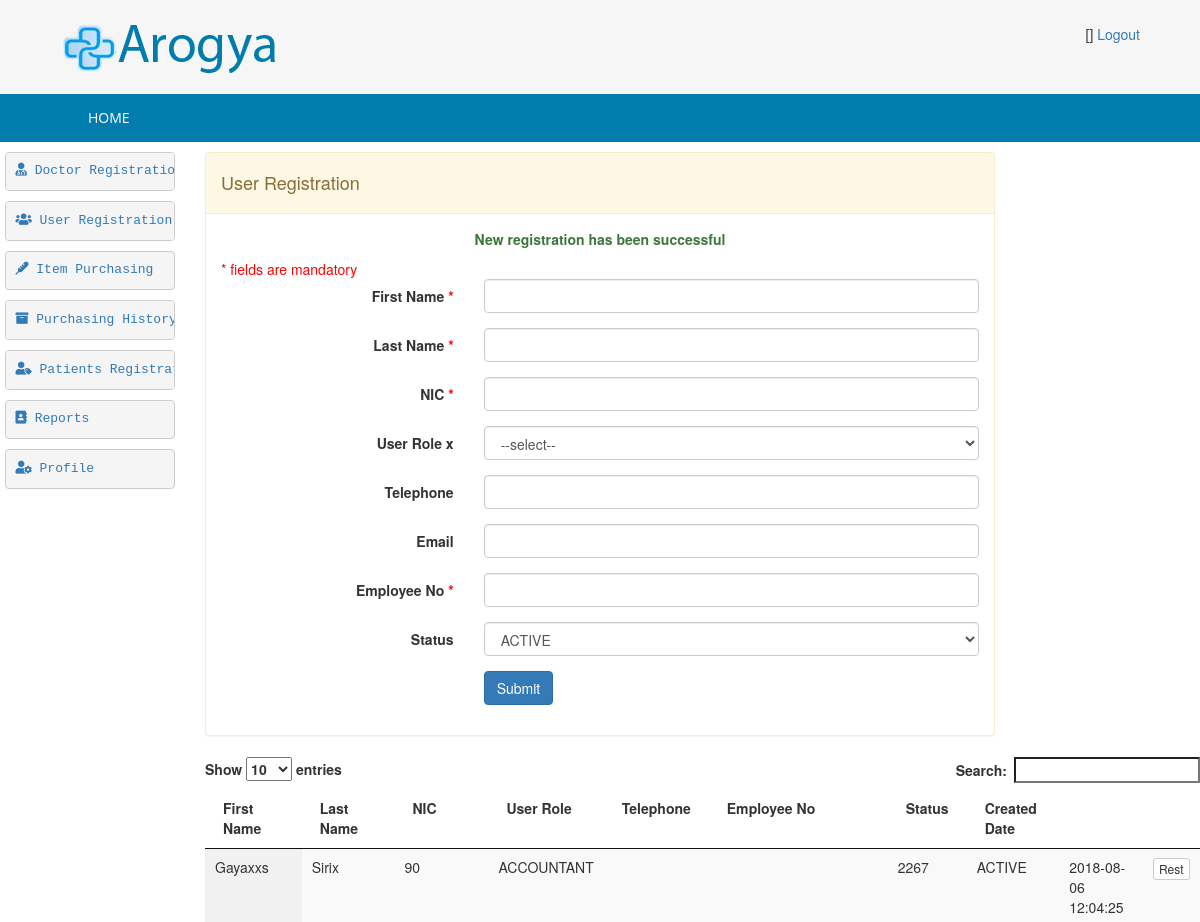
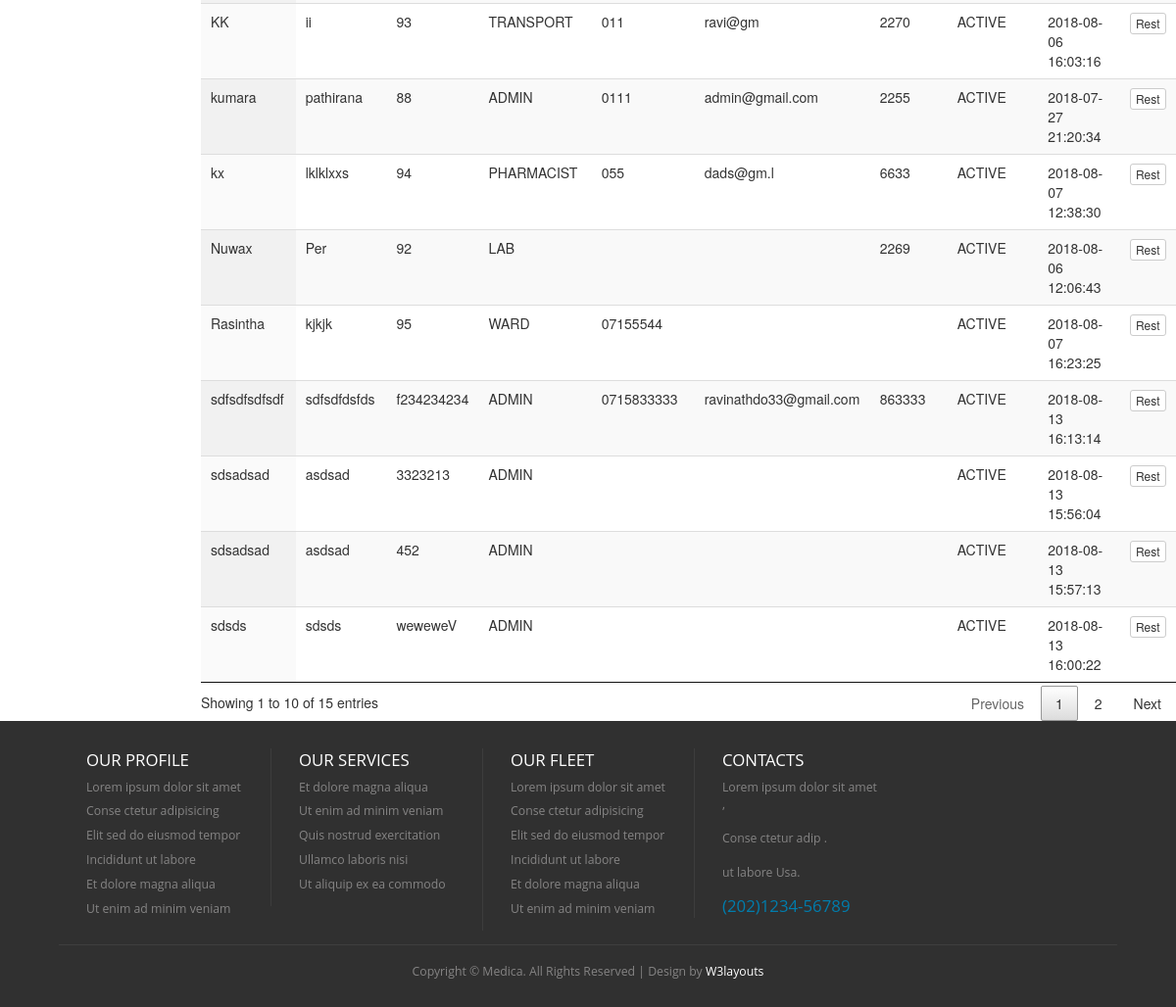
The app's page /index.php/admin_controller/userRegistration with its own data (2 pictures, top to bottom).
### tables this page shows
CREATE TABLE `hms_user` (
  `id` int(5) NOT NULL AUTO_INCREMENT,
  `first_name` varchar(100) DEFAULT NULL,
  `last_name` varchar(100) DEFAULT NULL,
  `nic` varchar(12) DEFAULT NULL,
  `pword` text DEFAULT NULL,
  `user_role` varchar(20) DEFAULT NULL,
  `telephone` varchar(20) DEFAULT NULL,
  `email` varchar(100) DEFAULT NULL,
  `empno` varchar(10) DEFAULT NULL,
  `status_code` varchar(20) DEFAULT NULL,
  `created_date` timestamp NOT NULL DEFAULT current_timestamp(),
  `created_user` int(5) DEFAULT NULL,
  PRIMARY KEY (`id`),
  UNIQUE KEY `NewIndex1` (`nic`)
);

### index.php (called while the page is built, shortened)
<?php
require_once BASEPATH.'core/CodeIgniter.php';

### application/core/my_model.php (called while the page is built, shortened)
<?php
class MY_Model extends CI_Model{
    private function insert(){
        $this->db->insert($this::DB_TABLE,$this);
    }
    public function get($limit=0,$offset = 0) {
        if($limit){
            $query = $this->db->get($this::DB_TABLE,$limit,$offset);
        }else{
            $query = $this->db->get($this::DB_TABLE);
        }
        $ret_val = array();
        foreach ($query->result() as $row) {
            $model = new $class;
            $model->populate($row);
            $ret_val[$row->{$this::DB_TABLE_PK}] = $model;
        }
        return $ret_val;
    }
}

### application/views/admin/admin-user-registration.php (the view, shortened to what this page needs)
<!DOCTYPE HTML>
<html>
    <head>
        <link href="<?php echo base_url('css/style.css'); ?>" rel="stylesheet" type="text/css"  media="all" />
        <link href="<?php echo base_url('css/bootstrap.css'); ?>" rel="stylesheet" type="text/css"/>
        <link rel="stylesheet" href="<?php echo base_url('css/responsiveslides.css') ?>">
        <link rel="stylesheet" href="https://use.fontawesome.com/releases/v5.2.0/css/all.css">
    </head>
    <body>
        <div class="header">
            <div class="main-header">
                <div class="wrap">
                </div>
            </div>
            <div class="top-nav">
                <div class="wrap">
                    <ul>
                    </ul>
                </div>
            </div>
        </div>
        <div class="content">
            <div class="row">
                <div class="col-md-2">
                </div>
                <div class="col-md-8">
                    <div class="panel panel-warning">
                        <div class="panel-heading ">
                            <h4>  User Registration</h4>
                        </div>
                        <div class="panel-body">
                            <?= $msg ?>
                            <form class="form-horizontal" action="<?= base_url('Admin_Controller/userRegistration') ?>" method="post">
                                <span class="mando-msg">* fields are mandatory</span>
                                <div class="form-group">
                                    <label for="text" class="control-label col-xs-4">First Name <span class="mando-msg">*</span></label>
                                    <div class="col-xs-8">
                                        <input id="text" name="first_name" type="text"  required="" class="form-control">
                                    </div>
                                </div>
                                <div class="form-group">
                                    <label for="text1" class="control-label col-xs-4">Last Name <span class="mando-msg">*</span></label>
                                    <div class="col-xs-8">
                                        <input id="text1" name="last_name" type="text" required="" class="form-control">
                                    </div>
                                </div>
                                <div class="form-group">
                                    <label for="text2" class="control-label col-xs-4">NIC <span class="mando-msg">*</span></label>
                                    <div class="col-xs-8">
                                        <input id="text2" name="nic" type="text" required="" class="form-control">
                                    </div>
                                </div>
                                <div class="form-group">
                                    <label for="select" class="control-label col-xs-4">User Role x</label>
                                    <div class="col-xs-8">
                                        <select id="select" name="user_role" required="" class="select form-control">
                                            <option value="">--select--</option>
                                        </select>
                                    </div>
                                </div>
                                <div class="form-group">
                                    <label for="text3" class="control-label col-xs-4">Telephone</label>
                                    <div class="col-xs-8">
                                        <input id="text3" name="telephone" type="text" class="form-control">
                                    </div>
                                </div>
                                <div class="form-group">
                                    <label for="text4" class="control-label col-xs-4">Email</label>
                                    <div class="col-xs-8">
                                        <input id="text4" name="email" type="text" class="form-control">
                                    </div>
                                </div>
                                <div class="form-group">
                                    <label for="text5" class="control-label col-xs-4">Employee No <span class="mando-msg">*</span></label>
                                    <div class="col-xs-8">
                                        <input id="text5" name="empno" type="text" required="" class="form-control">
                                    </div>
                                </div>
                                <div class="form-group">
                                    <label for="select1" class="control-label col-xs-4">Status</label>
                                    <div class="col-xs-8">
                                        <select id="select1" name="status_code" class="select form-control">
                                            <option value="ACTIVE">ACTIVE</option>
                                        </select>
                                    </div>
                                </div>
                                <div class="form-group row">
                                    <div class="col-xs-offset-4 col-xs-8">
                                        <button name="submit" type="submit" class="btn btn-primary">Submit</button>
                                    </div>
                                </div>
                            </form>
                        </div>
                    </div>
                </div>
                <div class="col-md-4"> </div>
            </div>
            <div class="row">
                <div class="col-md-2"></div>
                <div class="col-md-10">
                    <table id="example" class="display" cellspacing="0" width="100%">
                        <thead>
                            <tr>
                                <th>First Name</th>
                                <th>Last Name</th>
                                <th>NIC</th>
                                <th>User Role</th>
                                <th>Telephone</th>
                                <th>Employee No</th>
                                <th>Status</th>
                                <th>Created Date</th>
                                <th></th>
                                <th></th>
                            </tr>
                        </thead>
                        <tbody>
                            <?php
                            foreach ($userList as $value) {
                                ?>
                                <tr>
                                    <td><?= $value->first_name ?></td>
                                    <td><?= $value->last_name ?></td>
                                    <td><?= $value->nic ?></td>
                                    <td><?= $value->user_role?></td>
                                    <td><?= $value->telephone?></td>
                                    <td><?= $value->email?></td>
                                    <td><?= $value->empno ?></td>
                                    <td><?= $value->status_code ?></td>
                                    <td><?= $value->created_date ?></td>
                                    <td>
                                        <a href="<?= base_url('Admin_Controller/loadUpdateUserProfile/'.$value->id)   ?>" class="btn btn-default btn-xs" >Rest</a>
                                    </td>
                                    <?php
                                }
                                ?>
                            </tr>
                        </tbody>
                    </table>
                    <link href="<?= base_url('css/jquery.dataTables.min.css') ?>" rel="stylesheet" type="text/css"/>
                </div>
            </div>
        </div>
        <div class="footer">
            <div class="wrap">
                <div class="footer-grids">
                    <div class="footer-grid">
                        <h3>OUR Profile</h3>
                        <ul>
                            <li><a href="#">Lorem ipsum dolor sit amet</a></li>
                            <li><a href="#">Conse ctetur adipisicing</a></li>
                            <li><a href="#">Elit sed do eiusmod tempor</a></li>
                            <li><a href="#">Incididunt ut labore</a></li>
                            <li><a href="#">Et dolore magna aliqua</a></li>
                            <li><a href="#">Ut enim ad minim veniam</a></li>
                        </ul>
                    </div>
                    <div class="footer-grid">
                        <h3>Our Services</h3>
                        <ul>
                            <li><a href="#">Et dolore magna aliqua</a></li>
                            <li><a href="#">Ut enim ad minim veniam</a></li>
                            <li><a href="#">Quis nostrud exercitation</a></li>
                            <li><a href="#">Ullamco laboris nisi</a></li>
                            <li><a href="#">Ut aliquip ex ea commodo</a></li>
                        </ul>
                    </div>
                    <div class="footer-grid">
                        <h3>OUR FLEET</h3>
                        <ul>
                            <li><a href="#">Lorem ipsum dolor sit amet</a></li>
                            <li><a href="#">Conse ctetur adipisicing</a></li>
                            <li><a href="#">Elit sed do eiusmod tempor</a></li>
                            <li><a href="#">Incididunt ut labore</a></li>
                            <li><a href="#">Et dolore magna aliqua</a></li>
                            <li><a href="#">Ut enim ad minim veniam</a></li>
                        </ul>
                    </div>
                    <div class="footer-grid">
                        <h3>CONTACTS</h3>
                        <p>Lorem ipsum dolor sit amet ,</p>
                        <p>Conse ctetur adip .</p>
                        <p>ut labore Usa.</p>
                        <span>(202)1234-56789</span>
                    </div>
                </div>
                <div class="copy-tight">
                    <p>Copyright &copy; Medica. All Rights Reserved | Design by <a href="http://w3layouts.com/">W3layouts</a></p>
                </div>
            </div>
        </div>
    </body>
</html>

### css/style.css (style rules this page uses)
html,body,div,span,applet,object,iframe,h1,h2,h3,h4,h5,h6,p,blockquote,pre,a,abbr,acronym,address,big,cite,code,del,dfn,em,img,ins,kbd,q,s,samp,small,strike,strong,sub,sup,tt,var,b,u,i,dl,dt,dd,ol,nav ul,nav li,fieldset,form,label,legend,table,caption,tbody,tfoot,thead,tr,th,td,article,aside,canvas,details,embed,figure,figcaption,footer,header,hgroup,menu,nav,output,ruby,section,summary,time,mark,audio,video { margin:0;padding:0;border:0;font-size:100%;font:inherit;vertical-align:baseline; }
ol,ul { list-style:none;margin:0px;padding:0px; }
table { border-collapse:collapse;border-spacing:0; }
a { text-decoration:none; }
body { background: #F6F6F6; }
.mando-msg { color: red; }
.wrap { width:80%; margin:0 auto; }
.main-header { padding: 1.7em 0 1.5em 0; background: #F6F6F6; }
.top-nav { background:#007DAD; }
.footer { padding: 2em 0 1em 0; background:#303030; }
.footer-grid { float: left; width: 20%; border-left: 1px solid rgba(153, 153, 153, 0.13); padding: 0px 28px; }
.footer-grid:first-child { border:none; }
.footer-grid ul li a,.footer-grid p { color: #858484; font-size: 0.875em; font-family: 'Open Sans', sans-serif; transition: 0.5s ease; -o-transition: 0.5s ease; -webkit-transition: 0.5s ease; padding: 0.3em 0; display: block; }
.footer-grid span { font-size:1.2em; font-family: 'Open Sans', sans-serif; color:#007DAD; }
.footer-grid h3 { font-family: 'Open Sans', sans-serif; color:#FFF; font-size:1.2em; text-transform: uppercase; margin: 0.2em 0 0.3em 0; }
.copy-tight { text-align: center; padding: 1em 0 0 0; border-top: 1px solid rgba(153, 153, 153, 0.13); margin-top: 1em; }
.copy-tight p { color: #858484; font-size: 0.875em; font-family: 'Open Sans', sans-serif; padding: 0.3em 0; display: block; }
.copy-tight p a { color:#FFF; transition: 0.5s ease; -o-transition: 0.5s ease; -webkit-transition: 0.5s ease; }
@media (max-width: 1366px) { .wrap { width:90%; } }

### records on screen
hms_user: first_name "kumara", last_name "pathirana", nic "88", user_role "ADMIN", telephone "0111", email "admin@gmail.com", empno "2255", status_code "ACTIVE", created_date "2018-07-27 21:20:34"
hms_user: first_name "Gayaxxs", last_name "Sirix", nic "90", user_role "ACCOUNTANT", empno "2267", status_code "ACTIVE", created_date "2018-08-06 12:04:25"
hms_user: first_name "Nuwax", last_name "Per", nic "92", user_role "LAB", empno "2269", status_code "ACTIVE", created_date "2018-08-06 12:06:43"
hms_user: first_name "KK", last_name "ii", nic "93", user_role "TRANSPORT", telephone "011", email "ravi@gm", empno "2270", status_code "ACTIVE", created_date "2018-08-06 16:03:16"
hms_user: first_name "kx", last_name "lklklxxs", nic "94", user_role "PHARMACIST", telephone "055", email "dads@gm.l", empno "6633", status_code "ACTIVE", created_date "2018-08-07 12:38:30"
hms_user: first_name "Rasintha", last_name "kjkjk", nic "95", user_role "WARD", telephone "07155544", status_code "ACTIVE", created_date "2018-08-07 16:23:25"
hms_user: first_name "sdsadsad", last_name "asdsad", nic "3323213", user_role "ADMIN", status_code "ACTIVE", created_date "2018-08-13 15:56:04"
hms_user: first_name "sdsadsad", last_name "asdsad", nic "452", user_role "ADMIN", status_code "ACTIVE", created_date "2018-08-13 15:57:13"
hms_user: first_name "sdsds", last_name "sdsds", nic "weweweV", user_role "ADMIN", status_code "ACTIVE", created_date "2018-08-13 16:00:22"
hms_user: first_name "sdfsdfsdfsdf", last_name "sdfsdfdsfds", nic "f234234234", user_role "ADMIN", telephone "0715833333", email "ravinathdo33@gmail.com", empno "863333", status_code "ACTIVE", created_date "2018-08-13 16:13:14"
